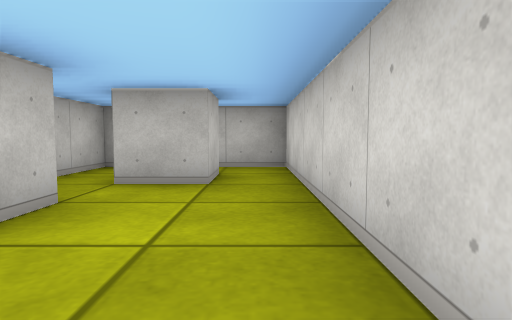
View 1 (above)

15 first-person views from a walk through a cub3D maze. The camera is about half as high as the walls, tilts 4° down and sees 75° across. The floor is counted in squares. Each view is taken from the middle of a square. On the plan, view 1 faces up. The plan holds only what a view shows up to about 9 squares ahead; the rest is blank.

View 2
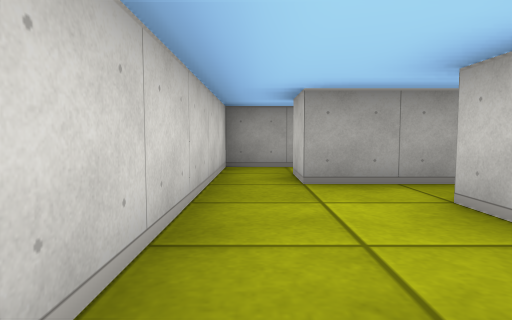

View 3
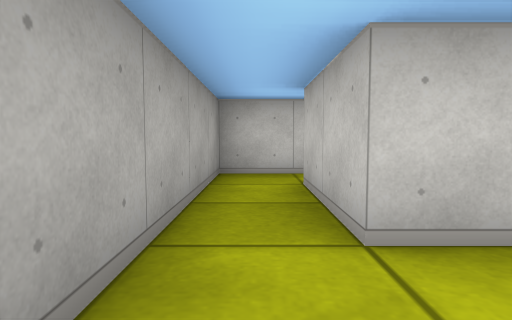

View 4
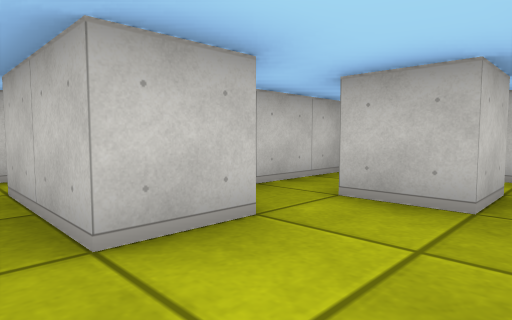

View 5
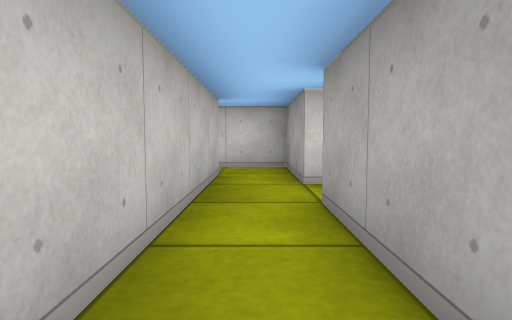

View 6
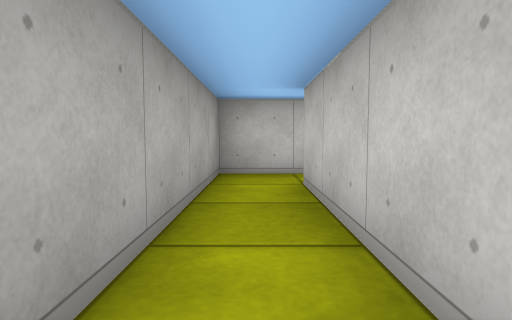

View 7
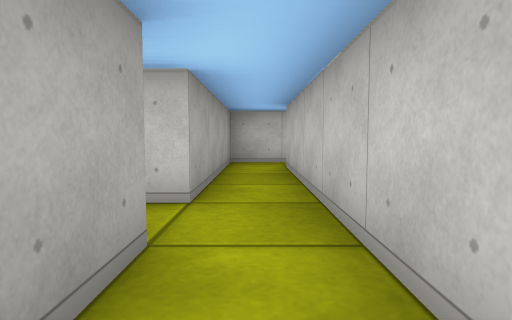

View 8
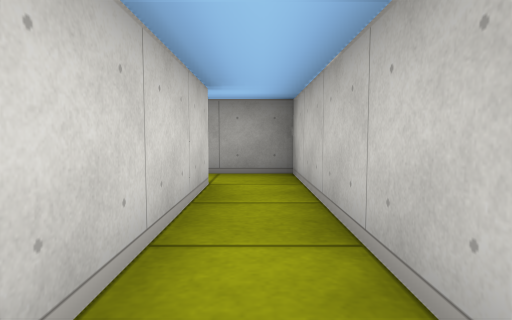

View 9
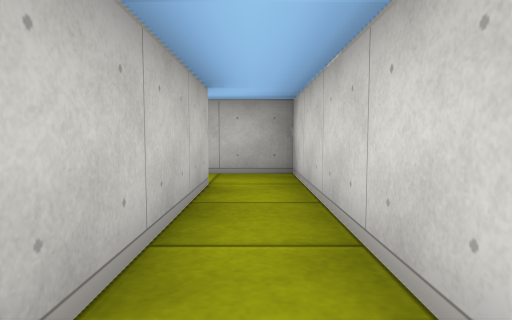

View 10
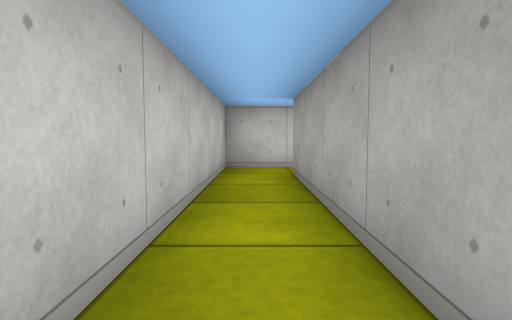

View 11
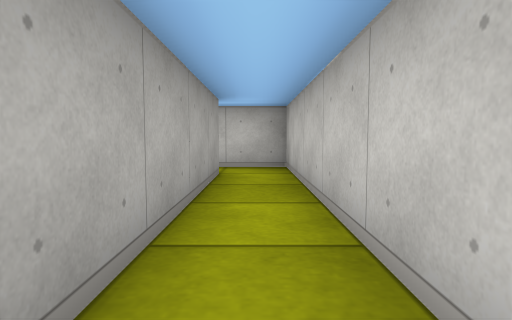

View 12
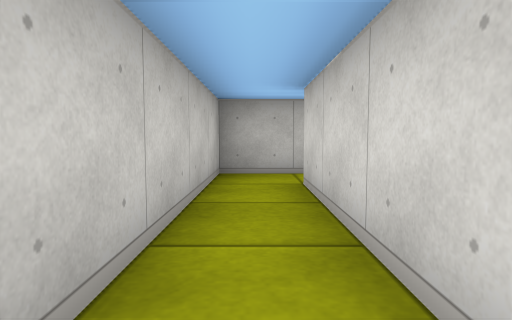

View 13
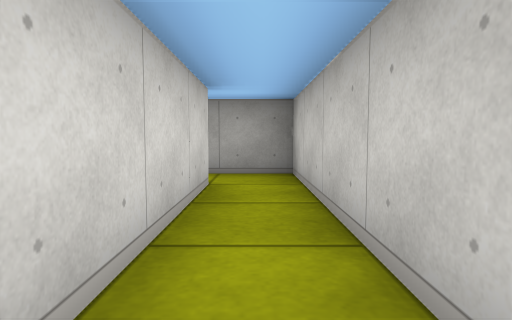

View 14
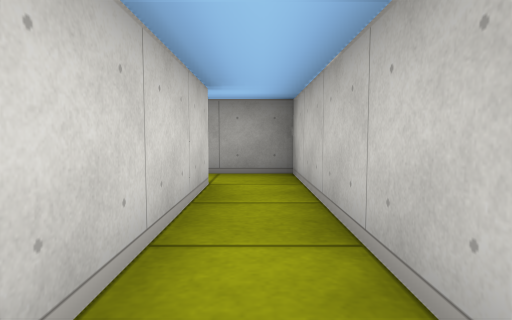

View 15
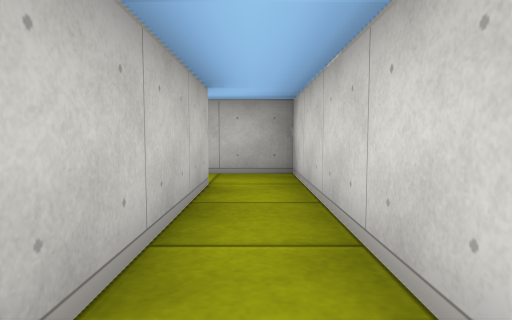

### Floor plan
Points are (right, up) in squares from view 1. A wall is a line through its corners. A room is listed if a view was taken in it or the views show most of it. See-through windows are left out.
Room 1 (views 1, 7)
walls: (-1.5, -1.5) (0.5, -1.5) (0.5, 0.5); (-0.5, 0.5) (-0.5, -0.5) (-1.5, -0.5)
ways out: opening at (0, 0) to room 2; opening at (-1, -1) to room 3
Room 2 (views 2, 3, 4)
walls: (-1.5, 2.5) (-1.5, 1.5) (-3.5, 1.5); (-0.5, 4.5) (-0.5, 3.5) (-1.5, 3.5); (-2.5, 5.5) (-2.5, 3.5); (0.5, 0.5) (0.5, 5.5) (-0.8, 5.5); (-3.5, 0.5) (-0.5, 0.5)
ways out: opening at (0, 0) to room 1; opening at (-2.5, 1) to room 4
Room 3 (views 5, 6, 15)
walls: (-6.5, -0.5) (-6.5, -1.5) (-2.5, -1.5); (-1.5, -0.5) (-5.5, -0.5)
ways out: opening at (-1, -1) to room 1; opening at (-6, -1) to room 6; opening at (-2, -2)
Room 4 (views 8, 9, 10, 11)
walls: (-9.5, 4.5) (-4.5, 4.5) (-4.5, 0.5) (-3.5, 0.5); (-3.5, 1.5) (-3.5, 5.5) (-9.5, 5.5)
ways out: opening at (-2.5, 1) to room 2; opening at (-9, 5) to room 5
Room 5 (views 12, 13)
walls: (-9.5, 1.5) (-9.5, 4.5); (-9.5, 5.5) (-10.5, 5.5) (-10.5, 0.5) (-9.2, 0.5)
ways out: opening at (-9, 5) to room 4; opening at (-9, 1)
Room 6 (view 14)
walls: (-6.5, 2.5) (-6.5, -0.5); (-5.5, -0.5) (-5.5, 3.5) (-6.8, 3.5)
ways out: opening at (-6, -1) to room 3

Where each view was taken, in squares from view 1:
view 1: 0 up, 0 right, facing up
view 2: 4 up, 0 right, facing down
view 3: 1 up, 0 right, facing left
view 4: 1 up, 0 right, facing up-left
view 5: 1 down, 5 left, facing right
view 6: 1 down, 2 left, facing left
view 7: 1 down, 0 right, facing left
view 8: 5 up, 4 left, facing down
view 9: 1 up, 4 left, facing up
view 10: 5 up, 9 left, facing right
view 11: 5 up, 5 left, facing left
view 12: 1 up, 10 left, facing up
view 13: 5 up, 10 left, facing down
view 14: 3 up, 6 left, facing down
view 15: 1 down, 6 left, facing up
